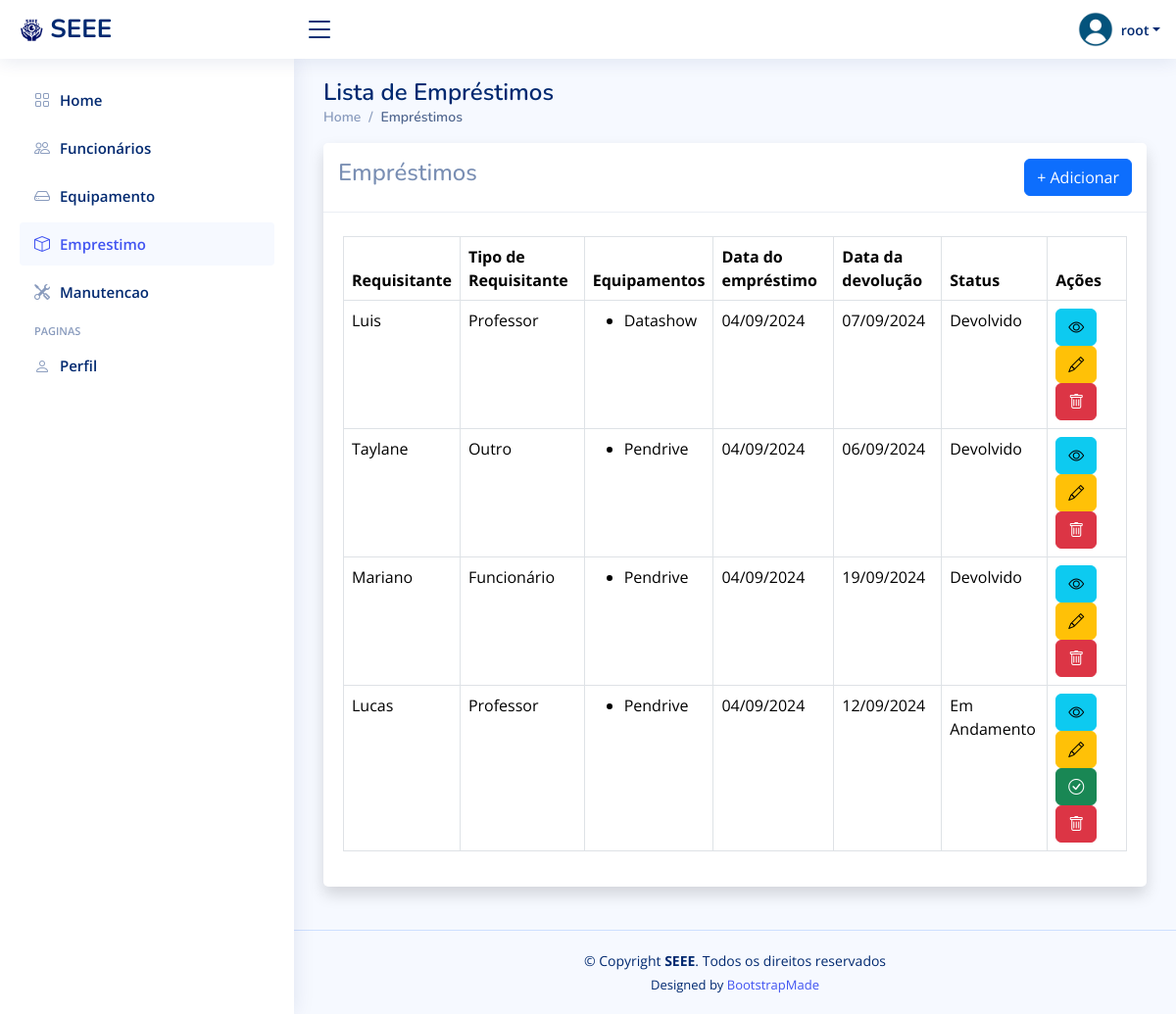
Page /emprestimo/list/ (signed in) on the committed database.
### emprestimo/models.py (models this page shows, shortened)
class Emprestimo(models.Model):
    class TipoDoRequisitante(models.IntegerChoices):
        ALUNO = 1, 'Aluno'
        PROFESSOR = 2, 'Professor'
        FUNCIONARIO = 3, 'Funcionário'
        OUTRO = 4, 'Outro'
    class Status(models.IntegerChoices):
        CONCLUIDO = 1, 'Devolvido'
        ANDAMENTO = 2, 'Em Andamento'
        INCOMPLETO = 3, 'Atrasado'
    requisitante = models.CharField(max_length=50)
    tipoDoRequisitante = models.IntegerField(choices=TipoDoRequisitante.choices, default=TipoDoRequisitante.OUTRO)
    sala = models.CharField(max_length=50)
    curso = models.CharField(max_length=20, null=True, blank=True)
    dataEmprestimo = models.DateField(default=now, null=False, blank=False)
    dataDevolucao = models.DateField(null=True, blank=True)
    observacoesDeDevolucao = models.CharField(max_length=255, blank=True)
    status = models.IntegerField(choices=Status.choices, default=Status.ANDAMENTO)
    funcionario = models.ForeignKey('funcionario.Funcionario', on_delete=models.SET_NULL, null=True, blank=True)
    equipamentos = models.ManyToManyField('equipamento.Equipamento', through='itemEmprestimo.ItemEmprestimo')

### equipamento/models.py (models this page shows, shortened)
class Equipamento(models.Model):
    nome = models.CharField(max_length=100)
    codigo = models.CharField(max_length=50, unique=True)
    marca = models.CharField(max_length=50)
    status = models.PositiveIntegerField(choices=[(1, 'Disponível'), (2, 'Emprestado'), (3, 'Em Manutenção')], default=1)

### emprestimo/views.py (the view)
# urls.py: path('list/', views.list, name='emprestimoList'),
@login_required
def list(request):
    emprestimos = Emprestimo.objects.all().distinct()
    return render(request, 'emprestimo/list.html', {'emprestimos':emprestimos})

### funcionario/contextProcess.py (called while the page is built)
def user_group_context(request):
    user = request.user
    isAdmin = user.groups.filter(name='Admin').exists()
    isFuncionario = user.groups.filter(name='Funcionarios').exists()
    return {
        'isAdmin': isAdmin,
        'isDuncionario': isFuncionario,
    }

### templates/emprestimo/list.html (shortened to what this page needs)
{% extends 'funcionario/_base.html' %}
{% block content %}
<div class="pagetitle">
    <h1>Lista de Empréstimos</h1>
    <nav>
        <ol class="breadcrumb">
            <li class="breadcrumb-item"><a href="/funcionario/">Home</a></li>
            <li class="breadcrumb-item active">Empréstimos</li>
        </ol>
    </nav>
</div>
<div class="card shadow mb-4">
    <div class="card-header py-3 d-sm-flex align-items-center justify-content-between mb-4">
        <h4>Empréstimos</h4>
        <a class="btn btn-primary" href="{% url 'emprestimoAdd' %}">+ Adicionar</a>
    </div>
    <div class="card-body">
        <div class="table-responsive">
            <table class="table table-bordered">
                <thead>
                    <tr>
                        <th>Requisitante</th>
                        <th>Tipo de Requisitante</th>
                        <th>Equipamentos</th>
                        <th>Data do empréstimo</th>
                        <th>Data da devolução</th>
                        <th>Status</th>
                        <th>Ações</th>
                    </tr>
                </thead>
                <tbody>
                    {% for e in emprestimos %}
                        <tr>
                            <td>{{ e.requisitante }}</td>
                            <td>{{ e.get_tipoDoRequisitante_display }}</td>
                            <td>
                                {% if e.equipamentos.all %}
                                    <ul>
                                        {% for equipamento in e.equipamentos.all %}
                                            <li>{{ equipamento.nome }}</li>
                                        {% endfor %}
                                    </ul>
                                {% else %}
                                    Nenhum equipamento
                                {% endif %}
                            </td>
                            <td>{{ e.dataEmprestimo|date:"d/m/Y" }}</td>
                            <td>{{ e.dataDevolucao|date:"d/m/Y" }}</td>
                            <td>{{ e.get_status_display }}</td>
                            <td>
                                <a class="btn btn-info" href="{% url 'emprestimoDetail' e.id %}" data-bs-toggle="tooltip" data-bs-placement="top" title="Ver detalhes"><i class="bi bi-eye"></i></a>
                                <a class="btn btn-warning" href="{% url 'emprestimoEdit' e.id  %}" data-bs-toggle="tooltip" data-bs-placement="top" title="Editar"><i class="bi bi-pencil"></i></a>
                               {% if e.status != 1 %}
                                <a href="#" class="btn btn-success" data-bs-toggle="modal" data-bs-target="#finishModal-{{ e.id }}" data-bs-toggle="tooltip" data-bs-placement="top" title="Finalizar"><i class="bi bi-check-circle"></i></a>
                               {% endif %}
                                <button type="button" class="btn btn-danger" data-bs-toggle="modal" data-bs-target="#basicModal-{{ e.id }}"><i class="bi bi-trash"></i></button>
                            </td>
                        </tr>
                    {% endfor %}
                </tbody>
            </table>
        </div>
    </div>
</div>
{% endblock %}

### templates/funcionario/_base.html (shortened to what this page needs)
{% load static %}
<!DOCTYPE html>
<html lang="pt-br">
<head>
  <link href="{% static 'assets/vendor/bootstrap/css/bootstrap.min.css' %}" rel="stylesheet">
  <link href="{% static 'assets/vendor/bootstrap-icons/bootstrap-icons.css' %}" rel="stylesheet">
  <link href="{% static 'assets/vendor/boxicons/css/boxicons.min.css' %}" rel="stylesheet">
  <link href="{% static 'assets/vendor/quill/quill.snow.css' %}" rel="stylesheet">
  <link href="{% static 'assets/vendor/quill/quill.bubble.css' %}" rel="stylesheet">
  <link href="{% static 'assets/vendor/remixicon/remixicon.css' %}" rel="stylesheet">
  <link href="{% static 'assets/vendor/simple-datatables/style.css' %}" rel="stylesheet">
  <link href="{% static 'assets/css/style.css' %}" rel="stylesheet">
</head>
<body>
  <header id="header" class="header fixed-top d-flex align-items-center">
    <div class="d-flex align-items-center justify-content-between">
      <a href="/funcionario/" class="logo d-flex align-items-center">
        <img src="{% static 'assets/img/SEEE.png' %}" alt="">
        <span class="d-none d-lg-block">SEEE</span>
      </a>
      <i class="bi bi-list toggle-sidebar-btn"></i>
    </div>
    <nav class="header-nav ms-auto">
      <ul class="d-flex align-items-center">
        <li class="nav-item dropdown pe-3">
          <a class="nav-link nav-profile d-flex align-items-center pe-0" href="#" data-bs-toggle="dropdown">
            <img src="{% static 'assets/img/profile.png' %}" alt="Profile" class="rounded-circle">
            <span class="d-none d-md-block dropdown-toggle ps-2">{{ user.username }}</span>
          </a>
        </li>
      </ul>
    </nav>
  </header>
  {% include 'funcionario/sidebar.html'%}
  <main id="main" class="main">
    {% block content %}
    {% endblock %}
  </main>
  <footer id="footer" class="footer">
    <div class="copyright">
      &copy; Copyright <strong><span>SEEE</span></strong>. Todos os direitos reservados
    </div>
    <div class="credits">
      Designed by <a href="https://bootstrapmade.com/">BootstrapMade</a>
    </div>
  </footer>
</body>
</html>

### static/assets/css/style.css (style rules this page uses)
:root { scroll-behavior: smooth; }
body { font-family: "Open Sans", sans-serif; background: #f6f9ff; color: #444444; }
a { color: #4154f1; text-decoration: none; }
h1, h2, h3, h4, h5, h6 { font-family: "Nunito", sans-serif; }
#main { margin-top: 60px; padding: 20px 30px; transition: all 0.3s; }
.pagetitle { margin-bottom: 10px; }
.pagetitle h1 { font-size: 24px; margin-bottom: 0; font-weight: 600; color: #012970; }
.card { margin-bottom: 30px; border: none; border-radius: 5px; box-shadow: 0px 0 30px rgba(1, 41, 112, 0.1); }
.card-header, .card-footer { border-color: #ebeef4; background-color: #fff; color: #798eb3; padding: 15px; }
.card-body { padding: 0 20px 20px 20px; }
.breadcrumb { font-size: 14px; font-family: "Nunito", sans-serif; color: #899bbd; font-weight: 600; }
.breadcrumb a { color: #899bbd; transition: 0.3s; }
.breadcrumb .breadcrumb-item::before { color: #899bbd; }
.breadcrumb .active { color: #51678f; font-weight: 600; }
.logo { line-height: 1; }
@media (min-width: 1200px) { .logo { width: 280px; } }
.logo img { max-height: 26px; margin-right: 6px; }
.logo span { font-size: 26px; font-weight: 700; color: #012970; font-family: "Nunito", sans-serif; }
.header { transition: all 0.5s; z-index: 997; height: 60px; box-shadow: 0px 2px 20px rgba(1, 41, 112, 0.1); background-color: #fff; padding-left: 20px; }
.header .toggle-sidebar-btn { font-size: 32px; padding-left: 10px; cursor: pointer; color: #012970; }
.header-nav ul { list-style: none; }
.header-nav>ul { margin: 0; padding: 0; }
.header-nav .nav-profile { color: #012970; }
.header-nav .nav-profile img { max-height: 36px; }
.header-nav .nav-profile span { font-size: 14px; font-weight: 600; }
@media (min-width: 1200px) { #main, #footer { margin-left: 300px; } }
.footer { padding: 20px 0; font-size: 14px; transition: all 0.3s; border-top: 1px solid #cddfff; }
.footer .copyright { text-align: center; color: #012970; }
.footer .credits { padding-top: 5px; text-align: center; font-size: 13px; color: #012970; }

### rows in the picture
Emprestimo: requisitante "Luis", tipoDoRequisitante "Professor", dataEmprestimo "04/09/2024", dataDevolucao "07/09/2024", status "Devolvido"
Equipamento: nome "Datashow"
Emprestimo: requisitante "Taylane", tipoDoRequisitante "Outro", dataEmprestimo "04/09/2024", dataDevolucao "06/09/2024", status "Devolvido"
Equipamento: nome "Pendrive"
Emprestimo: requisitante "Mariano", tipoDoRequisitante "Funcionário", dataEmprestimo "04/09/2024", dataDevolucao "19/09/2024", status "Devolvido"
Emprestimo: requisitante "Lucas", tipoDoRequisitante "Professor", dataEmprestimo "04/09/2024", dataDevolucao "12/09/2024", status "Em Andamento"

### other values in the picture
{{ user.username }} "root"
